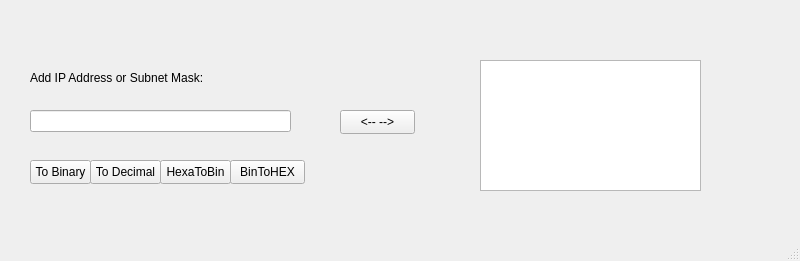
<?xml version="1.0" encoding="UTF-8"?>
<ui version="4.0">
 <class>BinaryUltimate</class>
 <widget class="QMainWindow" name="BinaryUltimate">
  <property name="geometry">
   <rect>
    <x>0</x>
    <y>0</y>
    <width>800</width>
    <height>261</height>
   </rect>
  </property>
  <property name="windowTitle">
   <string>BinaryUltimate</string>
  </property>
  <widget class="QWidget" name="centralwidget">
   <widget class="QLineEdit" name="ipLE1">
    <property name="geometry">
     <rect>
      <x>30</x>
      <y>110</y>
      <width>261</width>
      <height>22</height>
     </rect>
    </property>
   </widget>
   <widget class="QLabel" name="ipL1">
    <property name="geometry">
     <rect>
      <x>30</x>
      <y>70</y>
      <width>181</width>
      <height>16</height>
     </rect>
    </property>
    <property name="text">
     <string>Add IP Address or Subnet Mask:</string>
    </property>
   </widget>
   <widget class="QPushButton" name="ToBinaryBT1">
    <property name="geometry">
     <rect>
      <x>30</x>
      <y>160</y>
      <width>61</width>
      <height>24</height>
     </rect>
    </property>
    <property name="text">
     <string>To Binary</string>
    </property>
   </widget>
   <widget class="QPushButton" name="ToDecimalBT2">
    <property name="geometry">
     <rect>
      <x>90</x>
      <y>160</y>
      <width>71</width>
      <height>24</height>
     </rect>
    </property>
    <property name="text">
     <string>To Decimal</string>
    </property>
   </widget>
   <widget class="QPushButton" name="ToHEXABT3">
    <property name="geometry">
     <rect>
      <x>160</x>
      <y>160</y>
      <width>71</width>
      <height>24</height>
     </rect>
    </property>
    <property name="text">
     <string>HexaToBin</string>
    </property>
   </widget>
   <widget class="QTextEdit" name="OutputConvTE1">
    <property name="geometry">
     <rect>
      <x>480</x>
      <y>60</y>
      <width>221</width>
      <height>131</height>
     </rect>
    </property>
   </widget>
   <widget class="QPushButton" name="switchValueBT4">
    <property name="geometry">
     <rect>
      <x>340</x>
      <y>110</y>
      <width>75</width>
      <height>24</height>
     </rect>
    </property>
    <property name="text">
     <string>&lt;-- --&gt;</string>
    </property>
   </widget>
   <widget class="QPushButton" name="BinToHexBT5">
    <property name="geometry">
     <rect>
      <x>230</x>
      <y>160</y>
      <width>75</width>
      <height>24</height>
     </rect>
    </property>
    <property name="text">
     <string>BinToHEX</string>
    </property>
   </widget>
  </widget>
  <widget class="QMenuBar" name="menubar">
   <property name="geometry">
    <rect>
     <x>0</x>
     <y>0</y>
     <width>800</width>
     <height>22</height>
    </rect>
   </property>
  </widget>
  <widget class="QStatusBar" name="statusbar"/>
 </widget>
 <resources/>
 <connections/>
</ui>
